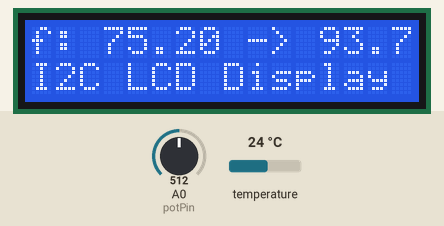
Recording of a sketch running on a simulated Arduino Uno, built with avr-gcc and run on an emulated ATmega328P. Parts: 16×2 character LCD. The test bench sets the inputs (shaded band); at power-on: temperature 24 °C, A0 (potPin) = 512. What the sketch prints to the serial monitor is not drawn.

Above: at 3.2 s.
3.3 s: temperature set to 12 °C
At 4.8 s:
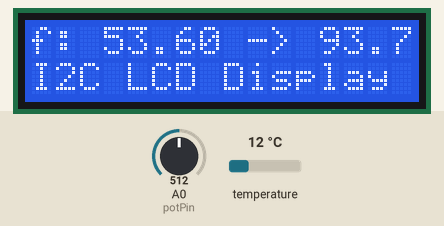
5.9 s: A0 (potPin) set to 716
At 6.8 s:
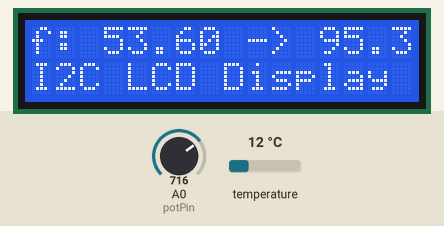
8.3 s: temperature set to 19 °C
At 10.8 s:
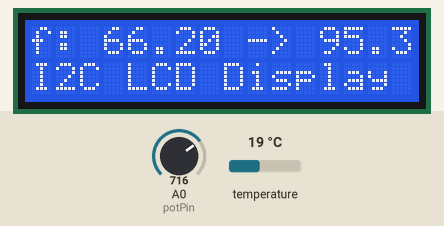
11.2 s: A0 (potPin) set to 900
At 12.8 s:
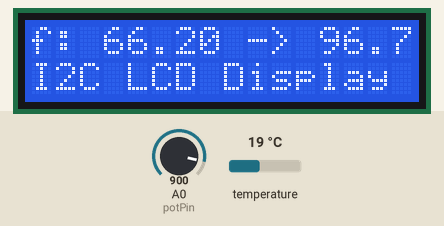
13.6 s: temperature set to 28 °C
At 15.6 s:
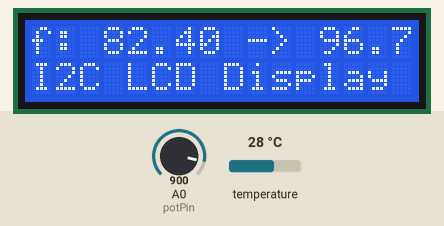
16.6 s: A0 (potPin) set to 1023
At 38.3 s:
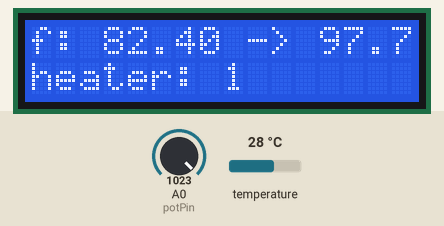
Timing chart, 0 to 39.1 s (numbered marks = the images above; inputs shaded):
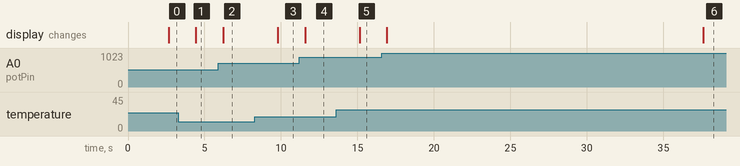

The sketch:

brain.ino
```cpp
#include <OneWire.h>
#include <DallasTemperature.h>
#include <Wire.h>
#include <LiquidCrystal_I2C.h>

// Initialize with known address 0x27 and LCD dimensions 16x2
LiquidCrystal_I2C lcd(0x27, 16, 2);

// Data wire of DS18B20 Temperature Sensor
// is connected to digital pin 2
#define ONE_WIRE_BUS 2

// Pin 8 = SSR, other pin connected to GND
// Constrain temp to a range to reduce likeliness of always-on
// An unplugged sensor is like -127 degrees
float tempMinF = 59.0;
float tempMaxF = 93.7;
const int ssrPin = 8;

const int potPin = A0;

// Like arduino map but for floats.
float mapFloat(float x, float in_min, float in_max, float out_min, float out_max) {
  return (x - in_min) * (out_max - out_min) / (in_max - in_min) + out_min;
}


// Create a OneWire instance to communicate with any OneWire device
OneWire oneWire(ONE_WIRE_BUS);

// Pass the oneWire reference to Dallas Temperature.
DallasTemperature sensors(&oneWire);


void setup() {
  Serial.begin(9600);
  sensors.begin(); // Start the DS18B20 sensor
  Serial.println("DS18B20 Temperature Sensor Ready");
  pinMode(ssrPin, OUTPUT);
  // LCD init
  lcd.init();           // Initialize the LCD
  lcd.backlight();      // Ensure the backlight is on
  lcd.setCursor(0, 0);  // Set cursor to the top-left corner
  lcd.print("Hello, World!");
  lcd.setCursor(0, 1);  // Move to the second row
  lcd.print("I2C LCD Display");
  delay(1000);
}

void loop() {

  sensors.requestTemperatures(); // Request temperature measurement
  float temperatureF = sensors.getTempFByIndex(0);

  // 0 - 1023?
  int potValue = analogRead(potPin);
  // map only works with integers.
  float mappedValue = (potValue / 1023.0) * 6.0 - 3.0;
  float targetTempF = tempMaxF + mappedValue;


  for (int i = 0; i < 20; i++) {
    // we put this in an internal loop bc the sensor bounces a lot
    // and we don't want to switch on and off the heater every second.
    // TODO: fix this (maybe use a deque and an average)
    sensors.requestTemperatures();
    temperatureF = sensors.getTempFByIndex(0);
    potValue = analogRead(potPin);  // 0 - 1023?
    mappedValue = (potValue / 1023.0) * 8.0 - 4.0; // map only works with integers
    targetTempF = tempMaxF + mappedValue;

    lcd.setCursor(0, 0);    // Set cursor to start of first row
    lcd.print("f: " + String(temperatureF) + " -> " + String(targetTempF) + "    ");
    delay(1000);
  }

  // Display the temperature
  Serial.println("Temperature: " + String(temperatureF) + " °F");

  int ssrStatus = LOW;


  if (tempMinF < temperatureF && temperatureF < targetTempF) {
    // digitalWrite(ssrPin, HIGH);
    ssrStatus = HIGH;
  } else {
    ssrStatus = LOW;
    // digitalWrite(ssrPin, LOW);
  }

  digitalWrite(ssrPin, ssrStatus);

  lcd.clear();            // Clear lcd (not necessary but nice)
  lcd.setCursor(0, 0);    // Set cursor to start of the second row
  lcd.print("f: " + String(temperatureF) + " -> " + String(targetTempF) + "    ");   // Print the label
  // lcd.print(temperatureC);     // Display the counter value
  // lcd.print("    ");      // Clear extra characters
  lcd.setCursor(0, 1);
  lcd.print("heater: " + String(ssrStatus) + "    ");

  delay(1000); // wait 1 second
  // delay(1000 * 60); // Wait 60 seconds before taking another reading
}
```

Measured:
- after the input at 3.3 s, the display: changes after 1.1 s (image 1)
- after the input at 5.9 s, the display: changes after 0.33 s (image 2)
- after the input at 8.3 s, the display: changes after 1.5 s (image 3)
- after the input at 11.2 s, the display: changes after 0.38 s (image 4)
- after the input at 13.6 s, the display: changes after 1.5 s (image 5)
- after the input at 16.6 s, the display: first changes after 0.33 s (image 6 shows a later state)
